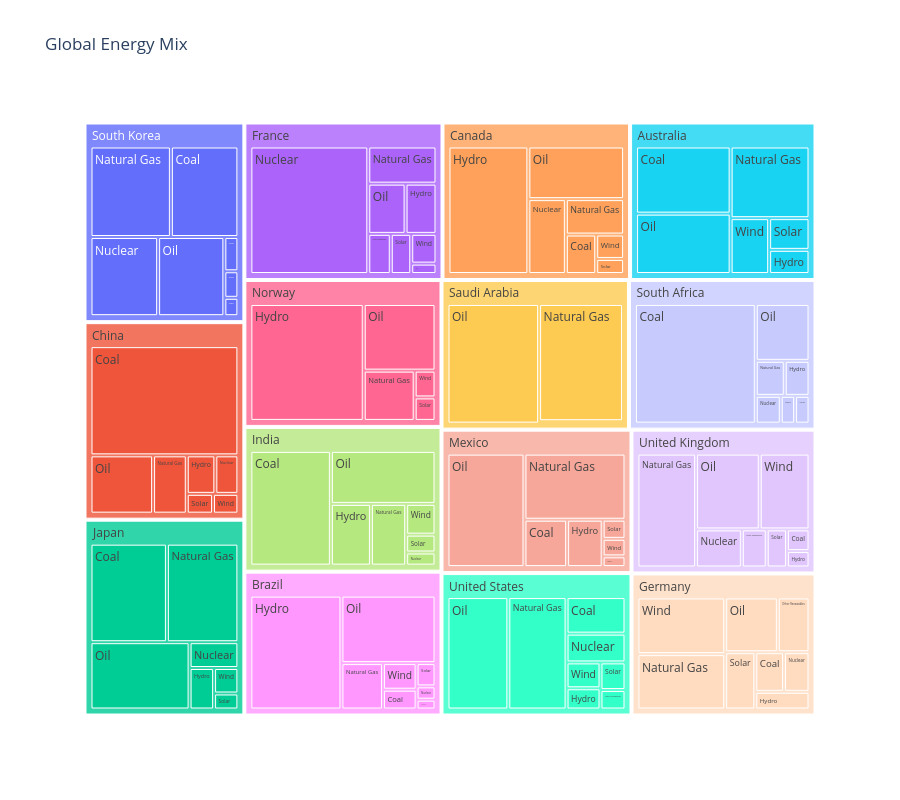

The code cell stored with this chart in its notebook:
### Markdown cell above
### Example 1 — Treemap: global energy mix

### Code cell
# exploratory figure

fig = px.treemap(df, path=['Country', 'Source'], values='TWh',
                 title='Global Energy Mix', height=800)
fig.show()

### Figure 1 — Plotly figure (JSON) as saved in the notebook; plotly's stock layout.template omitted (floating-point values rounded to 4 significant figures)
{"data": [{"branchvalues": "total", "domain": {"x": [0, 1], "y": [0, 1]}, "hovertemplate": "labels=%{label}<br>TWh=%{value}<br>parent=%{parent}<br>id=%{id}<extra></extra>", "ids": ["United States/Coal", "United States/Oil", "United States/Natural Gas", "United States/Nuclear", "United States/Hydro", "United States/Wind", "United States/Solar", "United States/Other Renewables", "China/Coal", "China/Oil", "China/Natural Gas", "China/Nuclear", "China/Hydro", "China/Wind", "China/Solar", "Germany/Coal", "Germany/Oil", "Germany/Natural Gas", "Germany/Nuclear", "Germany/Hydro", "Germany/Wind", "Germany/Solar", "Germany/Other Renewables", "France/Coal", "France/Oil", "France/Natural Gas", "France/Nuclear", "France/Hydro", "France/Wind", "France/Solar", "France/Other Renewables", "United Kingdom/Coal", "United Kingdom/Oil", "United Kingdom/Natural Gas", "United Kingdom/Nuclear", "United Kingdom/Hydro", "United Kingdom/Wind", "United Kingdom/Solar", "United Kingdom/Other Renewables", "India/Coal", "India/Oil", "India/Natural Gas", "India/Nuclear", "India/Hydro", "India/Wind", "India/Solar", "Brazil/Coal", "Brazil/Oil", "Brazil/Natural Gas", "Brazil/Nuclear", "Brazil/Hydro", "Brazil/Wind", "Brazil/Solar", "Brazil/Other Renewables", "Australia/Coal", "Australia/Oil", "Australia/Natural Gas", "Australia/Hydro", "Australia/Wind", "Australia/Solar", "Japan/Coal", "Japan/Oil", "Japan/Natural Gas", "Japan/Nuclear", "Japan/Hydro", "Japan/Wind", "Japan/Solar", "South Korea/Coal", "South Korea/Oil", "South Korea/Natural Gas", "South Korea/Nuclear", "South Korea/Hydro", "South Korea/Wind", "South Korea/Solar", "Norway/Oil", "Norway/Natural Gas", "Norway/Hydro", "Norway/Wind", "Norway/Solar", "Saudi Arabia/Oil", "Saudi Arabia/Natural Gas", "Saudi Arabia/Wind", "South Africa/Coal", "South Africa/Oil", "South Africa/Natural Gas", "South Africa/Nuclear", "South Africa/Hydro", "South Africa/Wind", "South Africa/Solar", "Canada/Coal", "Canada/Oil", "Canada/Natural Gas", "Canada/Nuclear", "Canada/Hydro", "Canada/Wind", "Canada/Solar", "Mexico/Coal", "Mexico/Oil", "Mexico/Natural Gas", "Mexico/Nuclear", "Mexico/Hydro", "Mexico/Wind", "Mexico/Solar", "United States", "China", "Germany", "France", "United Kingdom", "India", "Brazil", "Australia", "Japan", "South Korea", "Norway", "Saudi Arabia", "South Africa", "Canada", "Mexico"], "labels": ["Coal", "Oil", "Natural Gas", "Nuclear", "Hydro", "Wind", "Solar", "Other Renewables", "Coal", "Oil", "Natural Gas", "Nuclear", "Hydro", "Wind", "Solar", "Coal", "Oil", "Natural Gas", "Nuclear", "Hydro", "Wind", "Solar", "Other Renewables", "Coal", "Oil", "Natural Gas", "Nuclear", "Hydro", "Wind", "Solar", "Other Renewables", "Coal", "Oil", "Natural Gas", "Nuclear", "Hydro", "Wind", "Solar", "Other Renewables", "Coal", "Oil", "Natural Gas", "Nuclear", "Hydro", "Wind", "Solar", "Coal", "Oil", "Natural Gas", "Nuclear", "Hydro", "Wind", "Solar", "Other Renewables", "Coal", "Oil", "Natural Gas", "Hydro", "Wind", "Solar", "Coal", "Oil", "Natural Gas", "Nuclear", "Hydro", "Wind", "Solar", "Coal", "Oil", "Natural Gas", "Nuclear", "Hydro", "Wind", "Solar", "Oil", "Natural Gas", "Hydro", "Wind", "Solar", "Oil", "Natural Gas", "Wind", "Coal", "Oil", "Natural Gas", "Nuclear", "Hydro", "Wind", "Solar", "Coal", "Oil", "Natural Gas", "Nuclear", "Hydro", "Wind", "Solar", "Coal", "Oil", "Natural Gas", "Nuclear", "Hydro", "Wind", "Solar", "United States", "China", "Germany", "France", "United Kingdom", "India", "Brazil", "Australia", "Japan", "South Korea", "Norway", "Saudi Arabia", "South Africa", "Canada", "Mexico"], "name": "", "parents": ["United States", "United States", "United States", "United States", "United States", "United States", "United States", "United States", "China", "China", "China", "China", "China", "China", "China", "Germany", "Germany", "Germany", "Germany", "Germany", "Germany", "Germany", "Germany", "France", "France", "France", "France", "France", "France", "France", "France", "United Kingdom", "United Kingdom", "United Kingdom", "United Kingdom", "United Kingdom", "United Kingdom", "United Kingdom", "United Kingdom", "India", "India", "India", "India", "India", "India", "India", "Brazil", "Brazil", "Brazil", "Brazil", "Brazil", "Brazil", "Brazil", "Brazil", "Australia", "Australia", "Australia", "Australia", "Australia", "Australia", "Japan", "Japan", "Japan", "Japan", "Japan", "Japan", "Japan", "South Korea", "South Korea", "South Korea", "South Korea", "South Korea", "South Korea", "South Korea", "Norway", "Norway", "Norway", "Norway", "Norway", "Saudi Arabia", "Saudi Arabia", "Saudi Arabia", "South Africa", "South Africa", "South Africa", "South Africa", "South Africa", "South Africa", "South Africa", "Canada", "Canada", "Canada", "Canada", "Canada", "Canada", "Canada", "Mexico", "Mexico", "Mexico", "Mexico", "Mexico", "Mexico", "Mexico", "", "", "", "", "", "", "", "", "", "", "", "", "", "", ""], "type": "treemap", "values": [1015.0, 3220.0, 3083.0, 798.0, 339.0, 413.0, 325.0, 229.0, 7168.0, 1620.0, 872.0, 394.0, 488.0, 223.0, 231.0, 537.0, 1361.0, 2293.0, 476.0, 453.0, 2348.0, 814.0, 819.0, 120.0, 857.0, 1160.0, 6882.0, 711.0, 344.0, 376.0, 413.0, 230.0, 2269.0, 3139.0, 819.0, 174.0, 1775.0, 362.0, 446.0, 4319.0, 2593.0, 1018.0, 180.0, 1156.0, 422.0, 245.0, 312.0, 2973.0, 902.0, 118.0, 4857.0, 419.0, 206.0, 87.0, 2919.0, 2624.0, 2599.0, 448.0, 989.0, 588.0, 3347.0, 2965.0, 3130.0, 560.0, 452.0, 275.0, 173.0, 2706.0, 2322.0, 3224.0, 2370.0, 114.0, 165.0, 213.0, 2228.0, 1193.0, 6174.0, 260.0, 228.0, 5098.0, 4573.0, 96.0, 6727.0, 1421.0, 472.0, 323.0, 403.0, 186.0, 186.0, 550.0, 2315.0, 948.0, 1290.0, 4679.0, 312.0, 193.0, 949.0, 4103.0, 3137.0, 115.0, 791.0, 188.0, 205.0, 9422.0, 11000.0, 9101.0, 10860.0, 9214.0, 9933.0, 9874.0, 10170.0, 10900.0, 11110.0, 10080.0, 9767.0, 9718.0, 10290.0, 9488.0]}], "layout": {"height": 800, "legend": {"tracegroupgap": 0}, "title": {"text": "Global Energy Mix"}}}
